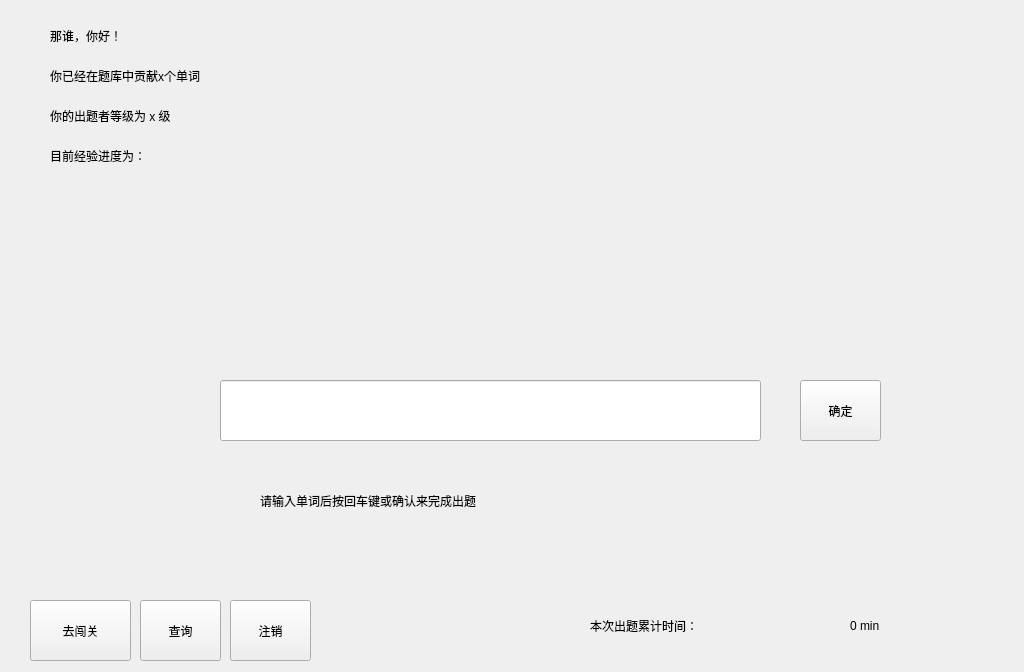
<?xml version="1.0" encoding="UTF-8"?>
<ui version="4.0">
 <class>VocabularyBoard</class>
 <widget class="QWidget" name="VocabularyBoard">
  <property name="geometry">
   <rect>
    <x>0</x>
    <y>0</y>
    <width>1024</width>
    <height>672</height>
   </rect>
  </property>
  <property name="windowTitle">
   <string>Form</string>
  </property>
  <widget class="QLineEdit" name="input">
   <property name="geometry">
    <rect>
     <x>220</x>
     <y>380</y>
     <width>541</width>
     <height>61</height>
    </rect>
   </property>
   <property name="styleSheet">
    <string notr="true">font: 20pt &quot;黑体&quot;;</string>
   </property>
   <property name="text">
    <string/>
   </property>
  </widget>
  <widget class="QLabel" name="tips">
   <property name="geometry">
    <rect>
     <x>260</x>
     <y>460</y>
     <width>531</width>
     <height>81</height>
    </rect>
   </property>
   <property name="styleSheet">
    <string notr="true">font: 16pt &quot;黑体&quot;;</string>
   </property>
   <property name="text">
    <string>请输入单词后按回车键或确认来完成出题</string>
   </property>
  </widget>
  <widget class="QPushButton" name="B_confirm">
   <property name="geometry">
    <rect>
     <x>800</x>
     <y>380</y>
     <width>81</width>
     <height>61</height>
    </rect>
   </property>
   <property name="styleSheet">
    <string notr="true">font: 16pt &quot;黑体&quot;;</string>
   </property>
   <property name="text">
    <string>确定</string>
   </property>
  </widget>
  <widget class="QPushButton" name="B_switch">
   <property name="geometry">
    <rect>
     <x>30</x>
     <y>600</y>
     <width>101</width>
     <height>61</height>
    </rect>
   </property>
   <property name="styleSheet">
    <string notr="true">font: 16pt &quot;黑体&quot;;</string>
   </property>
   <property name="text">
    <string>去闯关</string>
   </property>
  </widget>
  <widget class="QPushButton" name="B_logout">
   <property name="geometry">
    <rect>
     <x>230</x>
     <y>600</y>
     <width>81</width>
     <height>61</height>
    </rect>
   </property>
   <property name="styleSheet">
    <string notr="true">font: 16pt &quot;黑体&quot;;</string>
   </property>
   <property name="text">
    <string>注销</string>
   </property>
  </widget>
  <widget class="QLabel" name="l_hi">
   <property name="geometry">
    <rect>
     <x>50</x>
     <y>20</y>
     <width>321</width>
     <height>31</height>
    </rect>
   </property>
   <property name="styleSheet">
    <string notr="true">font: 16pt &quot;黑体&quot;;</string>
   </property>
   <property name="text">
    <string>那谁，你好！</string>
   </property>
  </widget>
  <widget class="QLabel" name="l_count">
   <property name="geometry">
    <rect>
     <x>50</x>
     <y>60</y>
     <width>411</width>
     <height>31</height>
    </rect>
   </property>
   <property name="styleSheet">
    <string notr="true">font: 16pt &quot;黑体&quot;;</string>
   </property>
   <property name="text">
    <string>你已经在题库中贡献x个单词</string>
   </property>
  </widget>
  <widget class="QLabel" name="l_count_2">
   <property name="geometry">
    <rect>
     <x>50</x>
     <y>100</y>
     <width>331</width>
     <height>31</height>
    </rect>
   </property>
   <property name="styleSheet">
    <string notr="true">font: 16pt &quot;黑体&quot;;</string>
   </property>
   <property name="text">
    <string>你的出题者等级为 x 级</string>
   </property>
  </widget>
  <widget class="QLabel" name="l_exp">
   <property name="geometry">
    <rect>
     <x>50</x>
     <y>140</y>
     <width>411</width>
     <height>31</height>
    </rect>
   </property>
   <property name="styleSheet">
    <string notr="true">font: 16pt &quot;黑体&quot;;</string>
   </property>
   <property name="text">
    <string>目前经验进度为：</string>
   </property>
  </widget>
  <widget class="QLabel" name="tips_6">
   <property name="geometry">
    <rect>
     <x>590</x>
     <y>600</y>
     <width>231</width>
     <height>51</height>
    </rect>
   </property>
   <property name="styleSheet">
    <string notr="true">font: 16pt &quot;黑体&quot;;</string>
   </property>
   <property name="text">
    <string>本次出题累计时间：</string>
   </property>
  </widget>
  <widget class="QLabel" name="l_time">
   <property name="geometry">
    <rect>
     <x>850</x>
     <y>600</y>
     <width>111</width>
     <height>51</height>
    </rect>
   </property>
   <property name="styleSheet">
    <string notr="true">font: 16pt &quot;黑体&quot;;</string>
   </property>
   <property name="text">
    <string>0 min</string>
   </property>
  </widget>
  <widget class="QPushButton" name="B_search">
   <property name="geometry">
    <rect>
     <x>140</x>
     <y>600</y>
     <width>81</width>
     <height>61</height>
    </rect>
   </property>
   <property name="styleSheet">
    <string notr="true">font: 16pt &quot;黑体&quot;;</string>
   </property>
   <property name="text">
    <string>查询</string>
   </property>
  </widget>
 </widget>
 <resources/>
 <connections/>
</ui>
